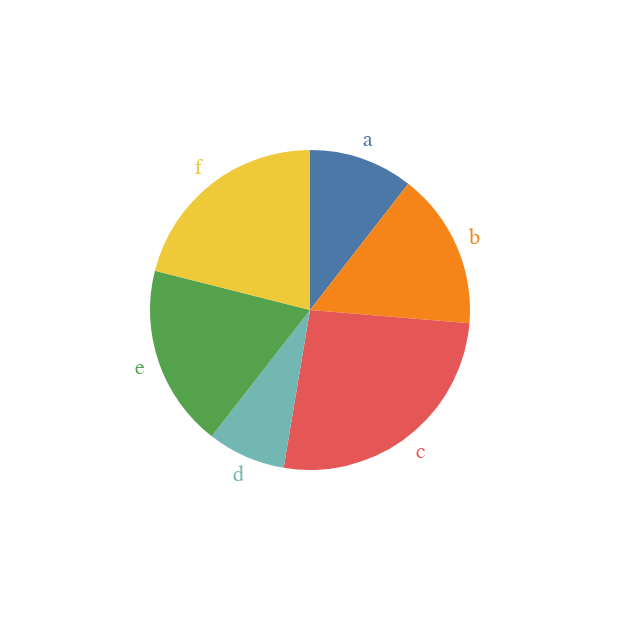

This figure's Vega-Lite source:
### Vega-Lite specification from a JSON file in a GitHub repository (floating-point values rounded to 4 significant figures)
{"$schema": "https://vega.github.io/schema/vega-lite/v5.json", "description": "A simple pie chart with labels.", "data": {"values": [{"category": "a", "value": 4}, {"category": "b", "value": 6}, {"category": "c", "value": 10}, {"category": "d", "value": 3}, {"category": "e", "value": 7}, {"category": "f", "value": 8}]}, "layer": [{"mark": {"type": "arc", "outerRadius": 80}, "encoding": {"theta": {"field": "value", "type": "quantitative", "stack": true}, "color": {"field": "category", "type": "nominal", "legend": null}, "order": {"field": "category"}}}, {"mark": {"type": "text", "radius": 90}, "encoding": {"theta": {"field": "value", "type": "quantitative", "stack": true}, "color": {"field": "category", "type": "nominal", "legend": null}, "order": {"field": "category"}, "text": {"field": "category", "type": "nominal"}}}]}
